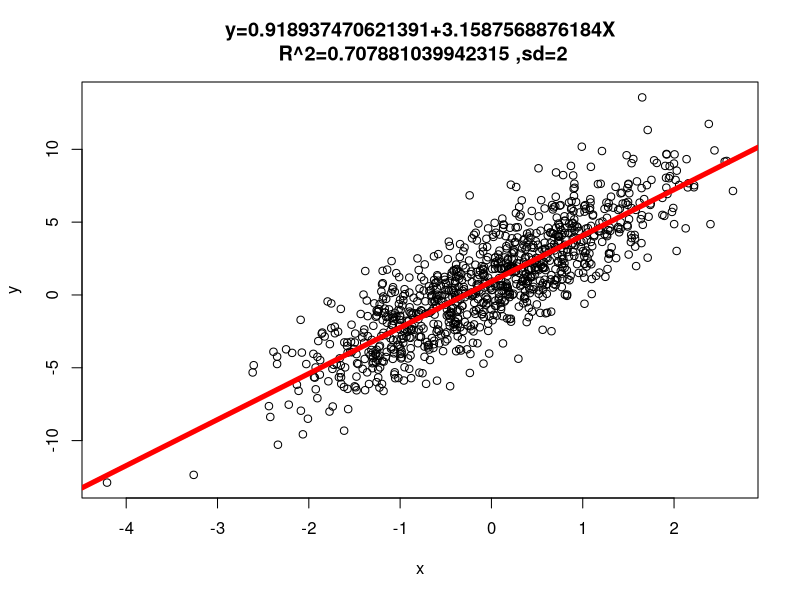
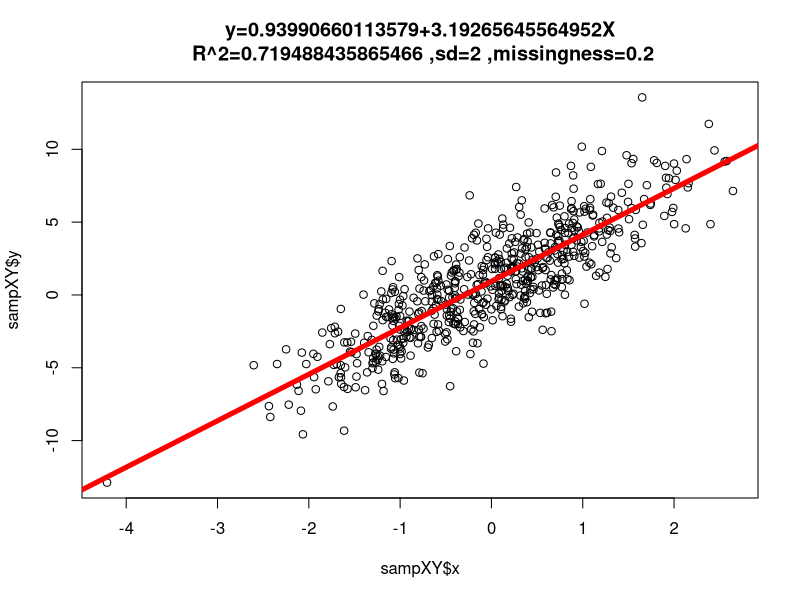
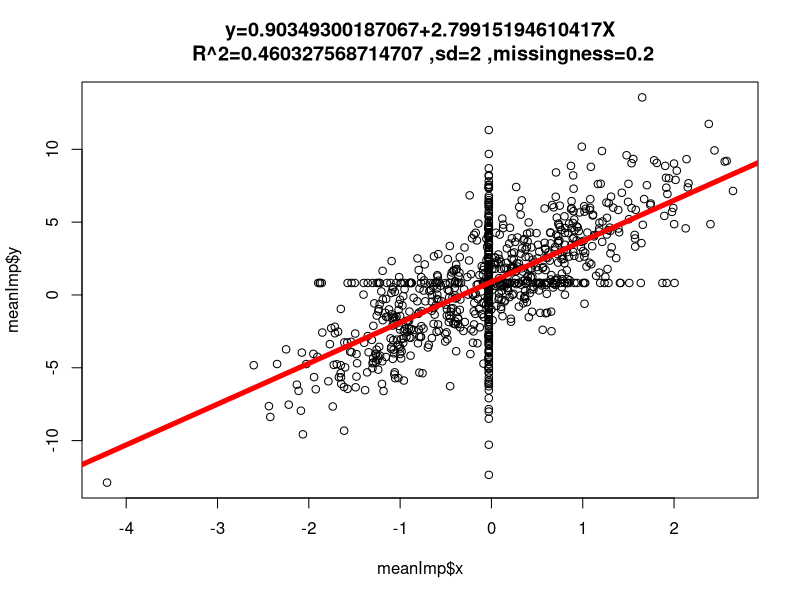
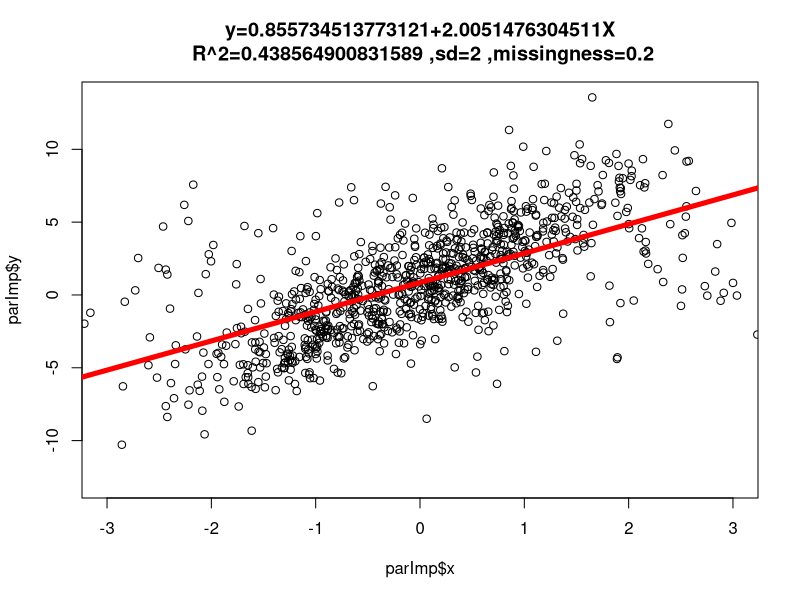

The R script that drew these images, in order:
## ---- chunk 1
knitr::opts_chunk$set(echo = TRUE)
## ---- chunk 2
#Generate 1000 valure with an underlying linear relationship
#Normally distributed
x = rnorm(1000)
#alpha, beta, and error values for the equation
alpha=1
beta=3
er=2
#linear equation alpha + betaX + error(Normally Distributed)
y = alpha + beta*x + rnorm(runif(1000),mean=0,sd=er)
#linear model
fit=lm(y~x)
summary(fit)

sd(fit$residuals)

#plot the data
plot(y~x,main=paste("y=",coef(fit[1])[1],"+",coef(fit[1])[2],"X","\n R^2="
                    ,summary(fit)$r.squared," ,sd=",er,sep=""))
#draw best line of fit
abline(coef(fit[1]),coef(fit[2]),col="red",lwd=5)
## ---- chunk 3
data=data.frame(x=x, y=y)
sampXY=data
#percent of missingness indata
miss=0.2
#create the missingness to X
for(i in 1:dim(sampXY)[1]){
  #create % of missingnss
  cut=runif(2,0,1)
  #create missingness to X
  if(cut[1] < miss){
    sampXY$x[i]=NA
  }
  #create missingness to Y
  if(cut[2] < miss){
    sampXY$y[i]=NA
  }
}
q4=sampXY
#check list-wise
#if X is NA, make y NA also
for(i in 1:dim(sampXY)[1]){
  if(is.na(sampXY$x[i])){
    sampXY$y[i]=NA
  }
}
#if X is NA, make y NA also
for(i in 1:dim(sampXY)[1]){
  if(is.na(sampXY$y[i])){
    sampXY$x[i]=NA
  }
}
#get rid of all rows with NA
sampXY=na.omit(sampXY)
dim(sampXY)
#model
fit2=lm(sampXY$y~sampXY$x)
summary(fit2)
#plot the data
plot(sampXY$y~sampXY$x,main=paste("y=",coef(fit2[1])[1],"+",coef(fit2[1])[2],"X","\n R^2="
                    ,summary(fit2)$r.squared," ,sd=",er," ,missingness=",miss,sep=""))
#draw best line of fit
abline(coef(fit2[1]),coef(fit2[2]),col="red",lwd=5)
## ---- chunk 4
#the q4 data from the previous impute method, locations of the missing values are the same
meanImp=q4

#calculate mean of x and y, for imputing
meanX=mean(meanImp$x,na.rm=T)
meanY=mean(meanImp$y,na.rm=T)

#check for NAs and replace them with the mean of the corresponding x/y
#checking for x
for(i in 1:dim(meanImp)[1]){
  if(is.na(meanImp$x[i])){
    meanImp$x[i]=meanX
  }
}
#checking for y
for(i in 1:dim(sampXY)[1]){
  if(is.na(meanImp$y[i])){
    meanImp$y[i]=meanY
  }
}

dim(meanImp)

#model
fit3=lm(meanImp$y~meanImp$x)
summary(fit3)
#plot the data
plot(meanImp$y~meanImp$x,main=paste("y=",coef(fit3[1])[1],"+",coef(fit3[1])[2],"X","\n R^2="
                    ,summary(fit3)$r.squared," ,sd=",er," ,missingness=",miss,sep=""))
#draw best line of fit
abline(coef(fit3[1]),coef(fit3[2]),col="red",lwd=5)
## ---- chunk 5
#the q4 data from the previous impute method, locations of the missing values are the same
parImp=q4

#create two models with response x and y, this is ok to do since they are indenpendent and normally distributed
parX.lm=lm(parImp$x~parImp$y, data=parImp)
#getting the alpha and beta for the X model
alphaX=coef(parX.lm)[1]
betaX=coef(parX.lm)[2]

parY.lm=lm(parImp$y~parImp$x, data=parImp)
#getting the alpha and beta for the X model
alphaY=coef(parY.lm)[1]
betaY=coef(parY.lm)[2]

#check the location of missing values in X and replace it by prediction
for(i in 1:dim(parImp)[1]){
  if(is.na(parImp$x[i])){
    if(is.na(parImp$y[i]) == F){
      #parImp$x[i]=alphaX + betaX*parImp$y[i] #no noise
      #parImp$x[i]=alphaX + betaX*parImp$y[i] + rnorm(runif(1000),mean=0,sd=10) #+ noise
      parImp$x[i]=alphaX + betaX*parImp$y[i] + rnorm(runif(1000),sd=er) #+ noise
    }
    
  }
}
#check the location of missing values in Y and replace it by prediction
for(i in 1:dim(parImp)[1]){
  if(is.na(parImp$y[i])){
    if(is.na(parImp$x[i]) == F){
      #parImp$y[i]=alphaY + betaY*parImp$x[i]#no noise
      #parImp$y[i]=alphaY + betaY*parImp$x[i] + rnorm(runif(1000),mean=0,sd=10) #plus noise
      parImp$y[i]=alphaY + betaY*parImp$x[i] + rnorm(runif(1000),sd=er) #plus noise
    }
    
  }
}

fit4=lm(parImp$y~parImp$x)
summary(fit4)
#plot the data
plot(parImp$y~parImp$x,main=paste("y=",coef(fit4[1])[1],"+",coef(fit4[1])[2],"X","\n R^2="
                    ,summary(fit4)$r.squared," ,sd=",er," ,missingness=",miss,sep=""),xlim=c(-3,3))
abline(coef(fit4[1]),coef(fit4[2]),col="red",lwd=5)


#q4
